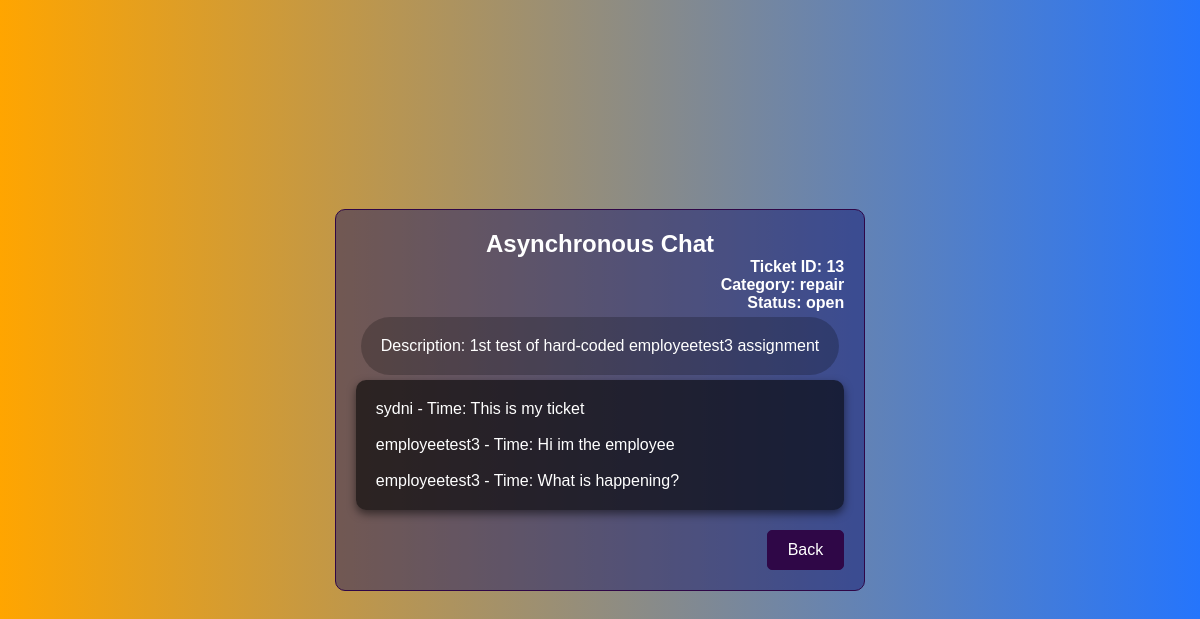
/ticket/13/ (signed in), run on an earlier commit of the app's database.
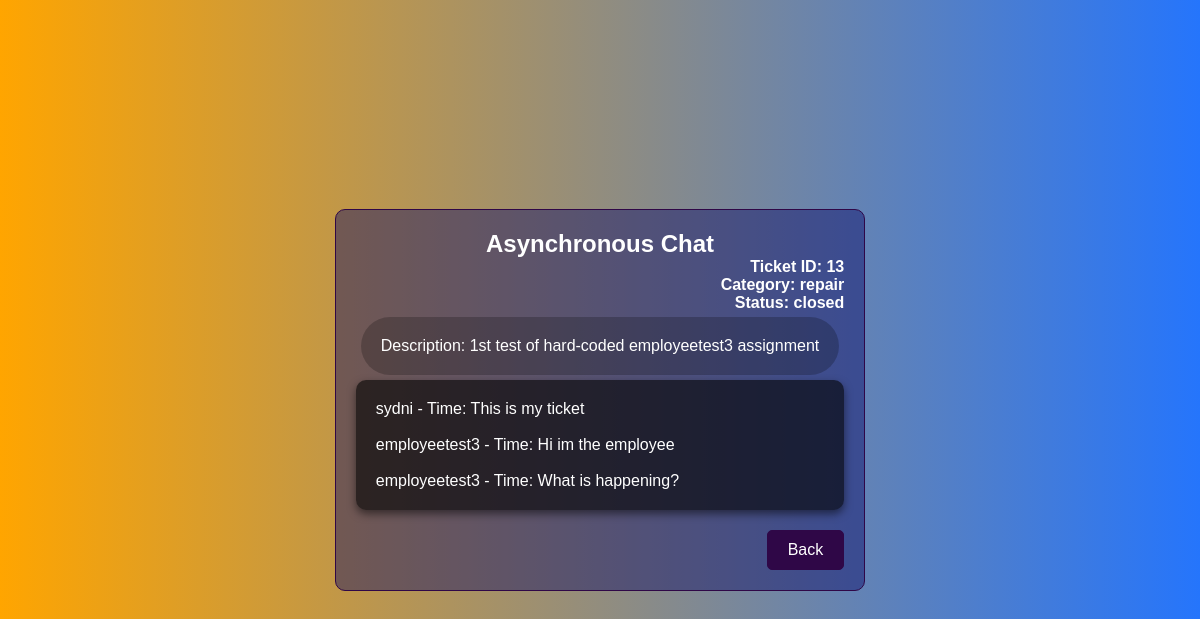
And on a later commit of the database.
### myapp/models.py (models this page shows, shortened)
class Ticket(models.Model):
    CATEGORY_CHOICES = [
        ('repair', 'Repair Request'),
        ('account', 'Account Help'),
        ('tech_support', 'Technical Support'),
        ('account_management', 'Account Management'),
        ('general_inquiry', 'General Inquiry'),
        ('maintenance', 'Maintenance Request'),
        ('security', 'Security Issue'),
        ('customer_service', 'Customer Service'),
        ('other', 'Other'),
    ]
    user = models.ForeignKey(CustomUser, on_delete=models.CASCADE)
    category = models.CharField(max_length=50, choices=CATEGORY_CHOICES)
    status = models.CharField(max_length=50, choices=[
        ('open', 'Open'),
        ('in_progress', 'In Progress'),
        ('closed', 'Closed'),
    ])
    description = models.TextField()
    submitted_at = models.DateTimeField(default=timezone.now)
    assigned_employee = models.ForeignKey(CustomUser, on_delete=models.SET_NULL, null=True, blank=True, related_name='assigned_tickets')
    time_estimate = models.FloatField()
    time_spent = models.FloatField()

class CustomUser(AbstractUser):
    email = models.EmailField(unique=True)
    USER_TYPE_CHOICES = (
        ('admin', 'Admin'),
        ('employee', 'Employee'),
        ('normal', 'Normal User'),
    )
    user_type = models.CharField(max_length=10, choices=USER_TYPE_CHOICES, default='normal')

### myapp/views.py (the view)
# urls.py: path('ticket/<int:ticket_id>/', views.achat_ticket, name='achat_ticket'),
@login_required
def achat_ticket(request, ticket_id):
    current_user = request.user
    ticket_user_id = Ticket.objects.get(id=ticket_id).user.id
    ticket_assigned_e_id = Ticket.objects.get(id=ticket_id).assigned_employee.id
    if current_user.user_type == 'normal' and current_user.id != ticket_user_id:
        logout(request) # log out user since they are redirected to login page
        return redirect('login')
    elif current_user.user_type == 'employee' and current_user.id != ticket_assigned_e_id:
        logout(request) # log out user since they are redirected to login page
        return redirect('login')
    ticket = Ticket.objects.get(id=ticket_id)
    return render(request, 'achat_ticket.html', {'ticket': ticket, 'current_user': current_user})

### myapp/templates/achat_ticket.html (shortened to what this page needs)
<!DOCTYPE html>
<html lang="en">
<head>
    {% load static %}
    <link rel="stylesheet" href="{% static 'styles.css' %}">
</head>
<body>
    <div class="chatheader">
        <h2>Asynchronous Chat</h2>
        <h4>Ticket ID: {{ticket.id}}</h4>
        <h4>Category: {{ticket.category}}</h4>
        <h4>Status: {{ticket.status}}</h4>
        <div class="chatcontainerdescription">
            <div>Description: {{ticket.description}}</div>
        </div>
        <div class="chatcontainer">
            <div>
                {{ticket.user.username}} - Time: This is my ticket
                <br> <br>
                {{ticket.assigned_employee.username}} - Time: Hi im the employee
                <br> <br>
                {{ticket.assigned_employee.username}} - Time: What is happening?
            </div>
        </div>
        <button class="back-button" onclick="window.location.href='{% if user.user_type == 'admin' %}{% url 'admin_dashboard' %}{% elif user.user_type == 'employee' %}{% url 'employee_view_tickets' %}{% else %}{% url 'view_tickets' %}{% endif %}'">Back</button>
    </div>
</body>
</html>

What changed in the data, as far as the page shows it:
changed Ticket "repair": status "open" → "closed"
